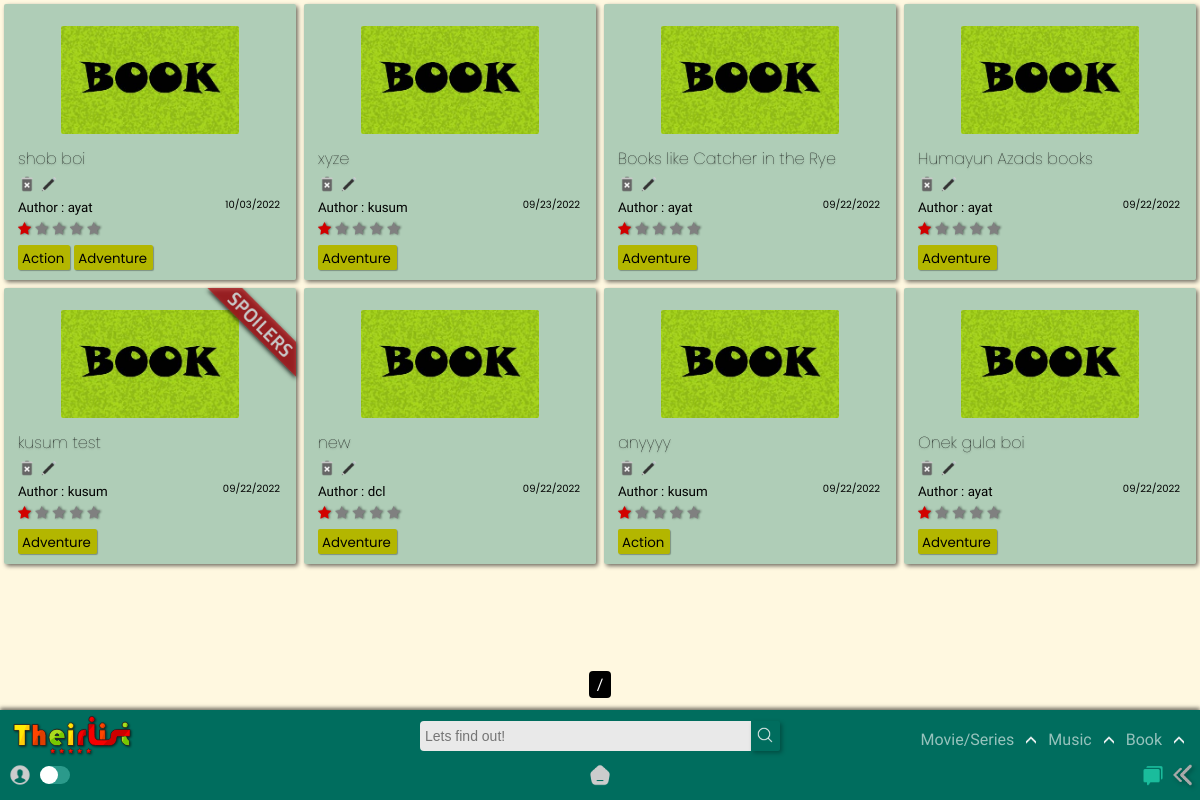
The page /home/booklist/ on the database as committed earlier.
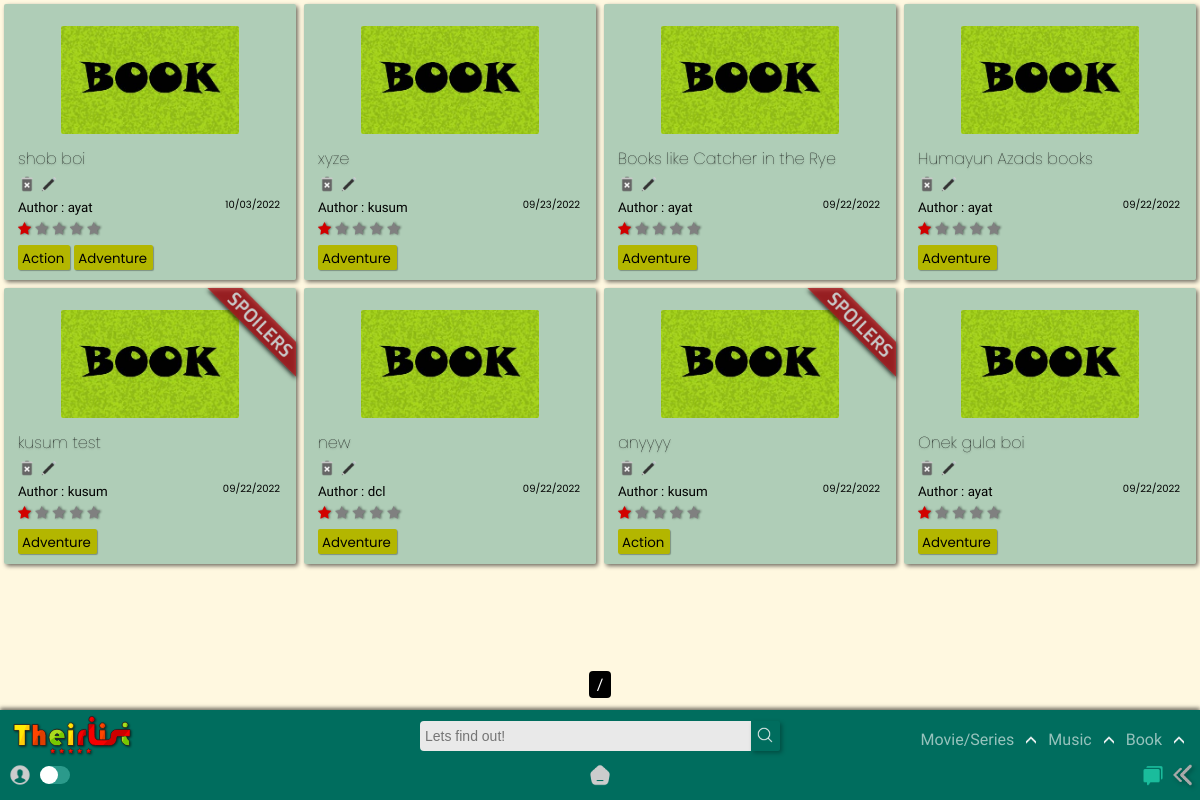
The same page on the database as committed later.
### app/models.py (models this page shows, shortened)
class BookList(models.Model):
    title = models.CharField(max_length=120)
    creator = models.ForeignKey(User,on_delete=models.SET_NULL,blank=True, null=True)
    genre = models.ManyToManyField('BookGenre')
    posted = models.DateTimeField(auto_now_add=True)
    content = RichTextField(null=True,default=' ')
    type = models.CharField(max_length=10,default="book")
    spoiler_choices = [(False, 'No'),(True, 'Yes')]
    spoiler = models.BooleanField(default=False,null=True, choices = spoiler_choices)
    slug = models.SlugField(max_length= 300,null=True, blank = True, unique=True)

### app/views.py (the view)
# urls.py: path('booklist/',TheirListBookView.as_view(),name = 'booklist'),
class TheirListBookView(ListView): #books
    model = BookList
    template_name ='app/Booklist_list.html'
    def get_queryset(self, *args, **kwargs):
        qs = super().get_queryset(*args, **kwargs)
        qs = qs.order_by("-id")
        return qs

### app/models.py (called while the page is built)
    def __str__(self):
        return self.name

### templates/app/booklist_list.html (shortened to what this page needs)
{% extends "index.html" %}
{% load static %}
{% block content %}
<section>
  <div class="contain-sec" id="contain-sec">
    {% for lola in object_list %}
    <div class="elements">
      <div class="thumb">
        <img src="{% static 'app/images/book-poster.jpg' %}" width="100px" />
      </div>
      {% if lola.spoiler == True %}
          <div class="spoiler"><img src="{% static 'app/images/spoilerr.png' %}" width="100px" /></div>
      {% endif %}
      <div class="Title">
        <a href="{{lola.slug}}/"><h4 class="tit" id="tit">{{lola.title}}</h4></a>
        {% if user.id == lola.creator.id %}
          <a href="{% url 'app:delete_book' lola.slug %}"><img src ="{% static 'app/images/delete.png' %}"></a>
          <a href="{% url 'app:update_booklist' lola.slug %}"><img src ="{% static 'app/images/edit.png' %}"></a>
        {% else %}
        <img src ="{% static 'app/images/delete-dis.png' %}">
        <img src ="{% static 'app/images/edit-dis.png' %}">
        {% endif %}
        </div>
      <div class="Author">
        <small>Author : {{lola.creator.username}}<span>{{lola.posted|date:"SHORT_DATE_FORMAT"}}</span></small>
      </div>
      <div class="rating">
        <span class="star-headline">
        <span class="fa fa-star checked"></span>
        <span class="fa fa-star"></span>
        <span class="fa fa-star"></span>
        <span class="fa fa-star"></span>
        <span class="fa fa-star"></span>
        </span>
      </div>
        {% for tag in lola.genre.all %}
        <div class="Genre">
          <a href="{% url 'app:book' query=tag %}">
            <small>{{ tag }}</small>
          </a>
        </div>
          {% empty %}
          No tags!
        {% endfor %}
    </div>
    {% endfor %}
  </div>
  <div class="pagination_pages">
    <span class="step-links">
        <span class="current">
        {{ page_obj.number }} / {{ page_obj.paginator.num_pages }}
        </span>
    </span>
  </div>
</section>
{% endblock content %}

Rows that differ between the two databases and show on the page:
changed BookList "anyyyy": spoiler: picture added
